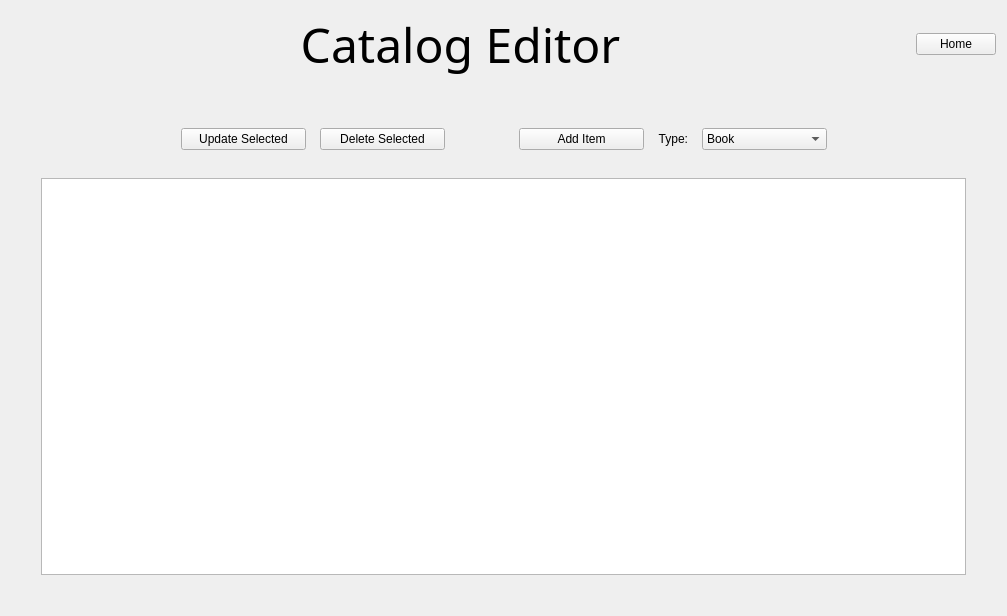
<?xml version="1.0" encoding="UTF-8"?>
<ui version="4.0">
 <class>AdminPage</class>
 <widget class="QWidget" name="AdminPage">
  <property name="geometry">
   <rect>
    <x>0</x>
    <y>0</y>
    <width>1007</width>
    <height>616</height>
   </rect>
  </property>
  <property name="windowTitle">
   <string>Form</string>
  </property>
  <layout class="QVBoxLayout" name="verticalLayout_2">
   <item>
    <layout class="QHBoxLayout" name="horizontalLayout_3">
     <item>
      <widget class="QLabel" name="label_2">
       <property name="font">
        <font>
         <family>Blackadder ITC</family>
         <pointsize>36</pointsize>
        </font>
       </property>
       <property name="text">
        <string>Catalog Editor</string>
       </property>
       <property name="alignment">
        <set>Qt::AlignCenter</set>
       </property>
      </widget>
     </item>
     <item>
      <widget class="QPushButton" name="pushButton">
       <property name="sizePolicy">
        <sizepolicy hsizetype="Fixed" vsizetype="Fixed">
         <horstretch>0</horstretch>
         <verstretch>0</verstretch>
        </sizepolicy>
       </property>
       <property name="text">
        <string>Home</string>
       </property>
      </widget>
     </item>
    </layout>
   </item>
   <item>
    <layout class="QVBoxLayout" name="verticalLayout">
     <property name="spacing">
      <number>14</number>
     </property>
     <property name="leftMargin">
      <number>30</number>
     </property>
     <property name="topMargin">
      <number>30</number>
     </property>
     <property name="rightMargin">
      <number>30</number>
     </property>
     <property name="bottomMargin">
      <number>30</number>
     </property>
     <item>
      <layout class="QHBoxLayout" name="horizontalLayout_2">
       <property name="topMargin">
        <number>14</number>
       </property>
       <property name="bottomMargin">
        <number>14</number>
       </property>
       <item>
        <spacer name="horizontalSpacer">
         <property name="orientation">
          <enum>Qt::Horizontal</enum>
         </property>
         <property name="sizeHint" stdset="0">
          <size>
           <width>40</width>
           <height>20</height>
          </size>
         </property>
        </spacer>
       </item>
       <item>
        <widget class="QPushButton" name="updateSelectedPushButton">
         <property name="minimumSize">
          <size>
           <width>125</width>
           <height>0</height>
          </size>
         </property>
         <property name="maximumSize">
          <size>
           <width>200</width>
           <height>16777215</height>
          </size>
         </property>
         <property name="text">
          <string>Update Selected</string>
         </property>
        </widget>
       </item>
       <item>
        <widget class="QPushButton" name="deleteSelectedPushButton">
         <property name="minimumSize">
          <size>
           <width>125</width>
           <height>0</height>
          </size>
         </property>
         <property name="maximumSize">
          <size>
           <width>200</width>
           <height>16777215</height>
          </size>
         </property>
         <property name="text">
          <string>Delete Selected</string>
         </property>
        </widget>
       </item>
       <item>
        <layout class="QHBoxLayout" name="horizontalLayout">
         <property name="leftMargin">
          <number>60</number>
         </property>
         <item>
          <widget class="QPushButton" name="addItemPushButton">
           <property name="minimumSize">
            <size>
             <width>125</width>
             <height>0</height>
            </size>
           </property>
           <property name="maximumSize">
            <size>
             <width>200</width>
             <height>16777215</height>
            </size>
           </property>
           <property name="text">
            <string>Add Item</string>
           </property>
          </widget>
         </item>
         <item>
          <widget class="QLabel" name="label">
           <property name="sizePolicy">
            <sizepolicy hsizetype="Fixed" vsizetype="Preferred">
             <horstretch>0</horstretch>
             <verstretch>0</verstretch>
            </sizepolicy>
           </property>
           <property name="text">
            <string>Type:</string>
           </property>
           <property name="alignment">
            <set>Qt::AlignRight|Qt::AlignTrailing|Qt::AlignVCenter</set>
           </property>
           <property name="margin">
            <number>14</number>
           </property>
          </widget>
         </item>
         <item>
          <widget class="QComboBox" name="selectItemComboBox">
           <property name="minimumSize">
            <size>
             <width>125</width>
             <height>0</height>
            </size>
           </property>
           <property name="maximumSize">
            <size>
             <width>200</width>
             <height>16777215</height>
            </size>
           </property>
           <item>
            <property name="text">
             <string>Book</string>
            </property>
           </item>
           <item>
            <property name="text">
             <string>Cd</string>
            </property>
           </item>
           <item>
            <property name="text">
             <string>Dvd</string>
            </property>
           </item>
           <item>
            <property name="text">
             <string>Collection</string>
            </property>
           </item>
          </widget>
         </item>
        </layout>
       </item>
       <item>
        <spacer name="horizontalSpacer_2">
         <property name="orientation">
          <enum>Qt::Horizontal</enum>
         </property>
         <property name="sizeHint" stdset="0">
          <size>
           <width>40</width>
           <height>20</height>
          </size>
         </property>
        </spacer>
       </item>
      </layout>
     </item>
     <item>
      <widget class="QTableView" name="tableView">
       <property name="alternatingRowColors">
        <bool>true</bool>
       </property>
       <property name="selectionBehavior">
        <enum>QAbstractItemView::SelectRows</enum>
       </property>
       <attribute name="horizontalHeaderMinimumSectionSize">
        <number>150</number>
       </attribute>
       <attribute name="horizontalHeaderHighlightSections">
        <bool>false</bool>
       </attribute>
       <attribute name="horizontalHeaderShowSortIndicator" stdset="0">
        <bool>false</bool>
       </attribute>
       <attribute name="horizontalHeaderStretchLastSection">
        <bool>true</bool>
       </attribute>
       <attribute name="verticalHeaderShowSortIndicator" stdset="0">
        <bool>false</bool>
       </attribute>
      </widget>
     </item>
    </layout>
   </item>
  </layout>
 </widget>
 <resources/>
 <connections/>
</ui>
